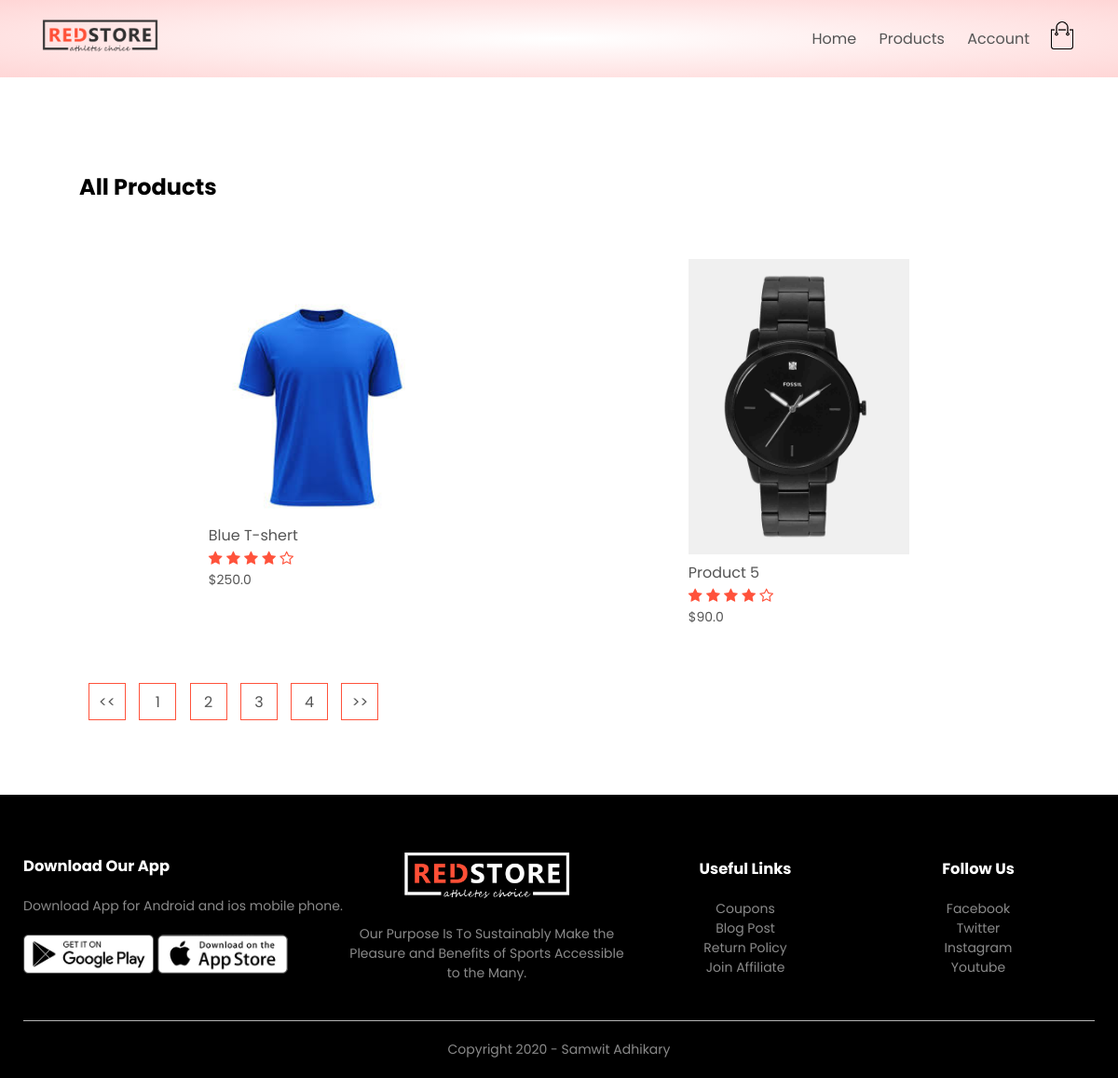
Page /products/?page=3 on the committed database.
### products/models.py (models this page shows, shortened)
class Product(models.Model):
    LIVE = 1
    DELETE = 0
    DELETE_CHOICES = ((LIVE,'Live'), (DELETE,'Delete'))
    title = models.CharField(max_length=150)
    price = models.FloatField()
    description = models.TextField()
    image = models.ImageField(upload_to="media/")
    priority = models.IntegerField(default=0)
    delete_staus = models.IntegerField(choices=DELETE_CHOICES, default=LIVE)
    create_at = models.DateTimeField(auto_now_add=True)
    update_at = models.DateTimeField(auto_now=True)

### products/views.py (the view)
# urls.py: path('products/', views.product_list, name='product_list'),
def product_list(request):
    page = 1
    if request.GET:
        page = request.GET.get('page', 1)
    products_list = Product.objects.order_by('priority')
    product_paginator = Paginator(products_list, 2)
    product_list = product_paginator.get_page(page)
    context = {'products': product_list}
    return render(request, 'products.html', context)

### products/templatetags/chunks.py (called while the page is built)
@register.filter(name='chunks')
def row(list_data, chunk_size):
    chunk = []
    i = 0
    for data in list_data:
        chunk.append(data)
        i += 1
        if i == chunk_size:
            yield chunk
            i=0
            chunk = []
    if chunk:
        yield chunk

### templates/products.html
{% extends 'blank_layout.html' %}
{% block content %}
    {% include 'product_list.html' %}
{% endblock content %}

### templates/product_list.html (shortened to what this page needs)
{% load static %}
{% load chunks %}
<div class="small-container">
    <div class="row row-2">
        <h2>All Products</h2>
    </div>
    {% for product_chunks in products|chunks:4 %}
    <div class="row">
        {% for product in  product_chunks %}
        <div class="col-4">
          <a href="{% url 'product_details' product.id %}"><img src="{{ product.image.url }}"></a>
            <h4>{{ product.title }}</h4>
            <div class="rating">
                <i class="fa fa-star"></i>
                <i class="fa fa-star"></i>
                <i class="fa fa-star"></i>
                <i class="fa fa-star"></i>
                <i class="fa fa-star-o"></i>
            </div>
            <p>${{ product.price }}</p>
        </div>
        {% endfor %}
    </div>
    {% endfor %}
    <div class="page-btn">
        {% if products.has_previous %}
            <a href="?page={{products.previous_page_number}}"><span><<</span></a>
        {% endif %}
        {% for i in products.paginator.page_range %}
        <a href="?page={{i}}"><span>{{i}}</span></a>
        {% endfor %}
        {% if products.has_next %}
            <a href="?page={{products.next_page_number}}"><span>>></span></a>
        {% endif %}
    </div>
</div>

### static/css/style.css (style rules this page uses)
* { margin: 0; padding: 0; box-sizing: border-box; }
body { font-family: 'Poppins', sans-serif; }
a { text-decoration: none; color: #555; }
p { color: #555; }
.row { display: flex; align-items: center; flex-wrap: wrap; justify-content: space-around; }
.small-container { max-width: 1080px; margin: auto; padding-left: 25px; padding-right: 25px; }
.col-4 { flex-basis: 25%; padding: 10px; min-width: 200px; margin-bottom: 50px; transition: transform 0.5s; }
.col-4 img { width: 100%; }
h4 { color: #555; font-weight: normal; }
.col-4 p { font-size: 14px; }
.rating .fa { color: #ff523b; }
.row-2 { justify-content: space-between; margin: 100px auto 50px; }
.page-btn { margin: 0 auto 80px; }
.page-btn span { display: inline-block; border: 1px solid #ff523b; margin-left: 10px; width: 40px; height: 40px; text-align: center; line-height: 40px; cursor: pointer; }

### rows in the picture
Product: image (picture), title "Blue T-shert", price "250.0"
Product: image (picture), title "Product 5", price "90.0"

### other values in the picture
{{ i }} "1" "2" "3" "4"
